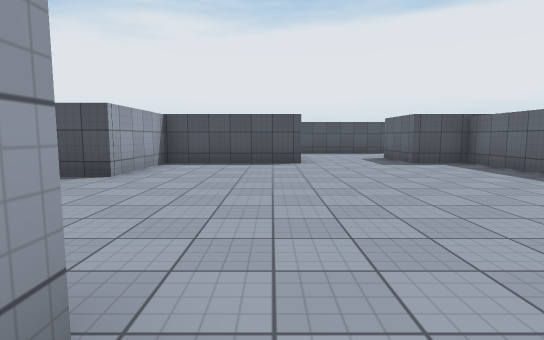
view 1 (above)

24 first-person views from a walk through a scene from a Unity 3-D project. The camera is 1.3 m above the floor, tilts 6° down and sees 80° across. The floor is counted in squares, 2 m on a side. Each view is taken from the middle of a square. On the plan, view 1 faces up. The plan holds only what a view shows up to about 10 squares ahead; the rest is blank. The player is left out. Surface patterns are stand-ins for the level's own textures.

view 2
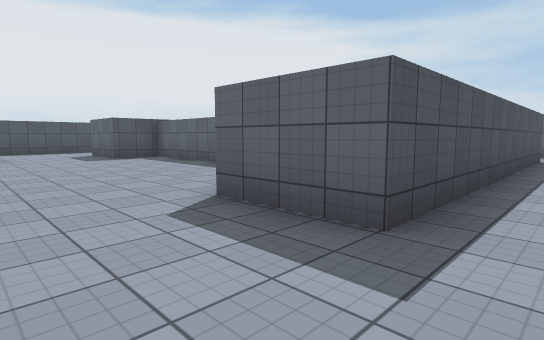

view 3
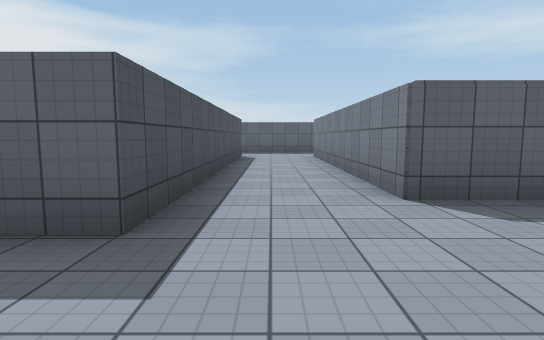

view 4
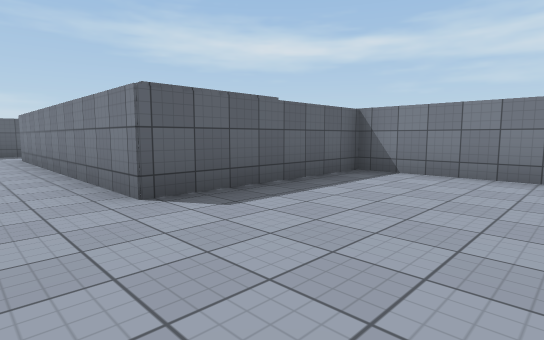

view 5
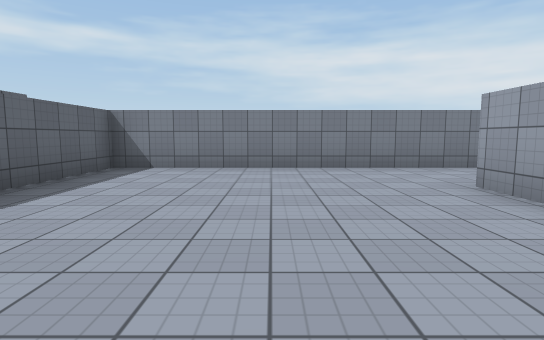

view 6
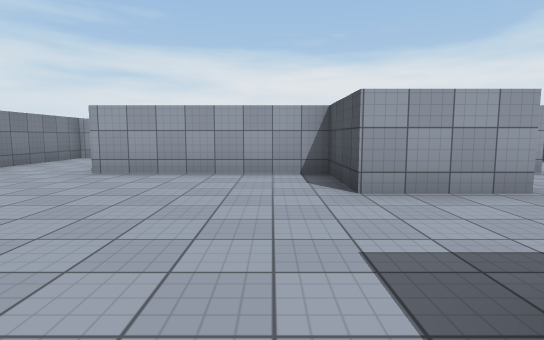

view 7
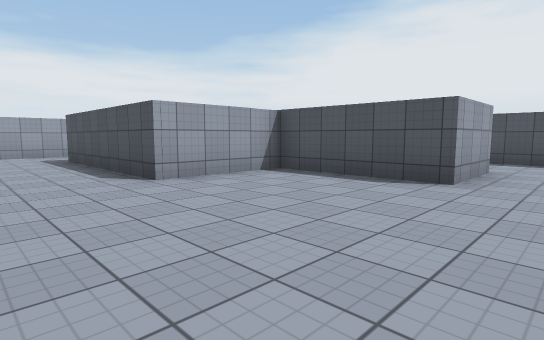

view 8
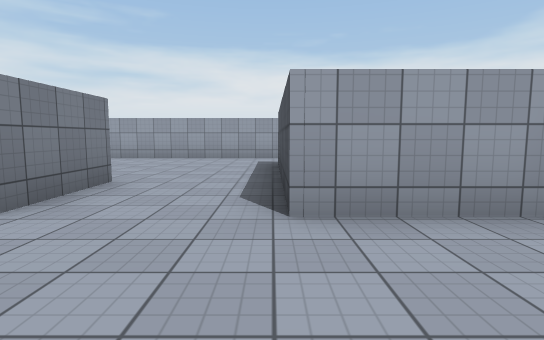

view 9
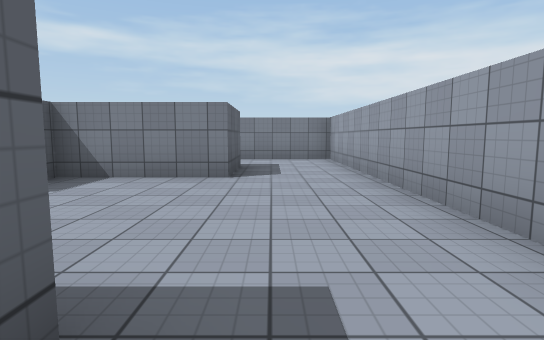

view 10
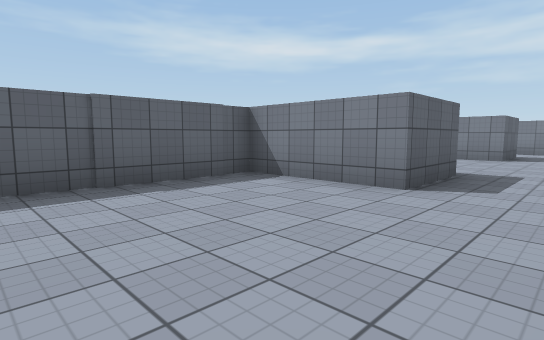

view 11
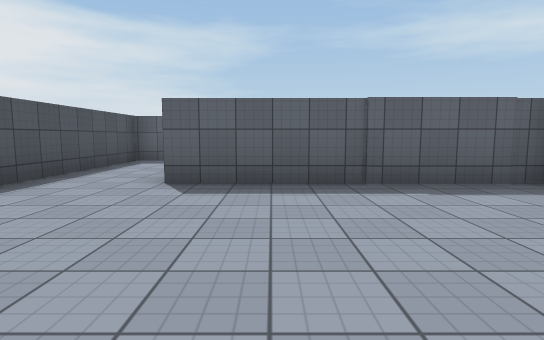

view 12
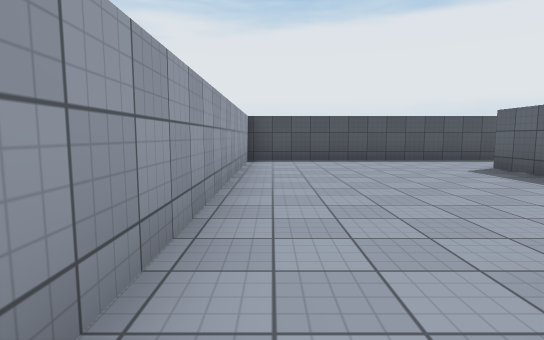

view 13
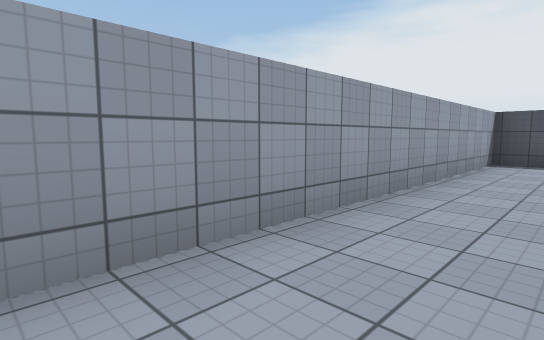

view 14
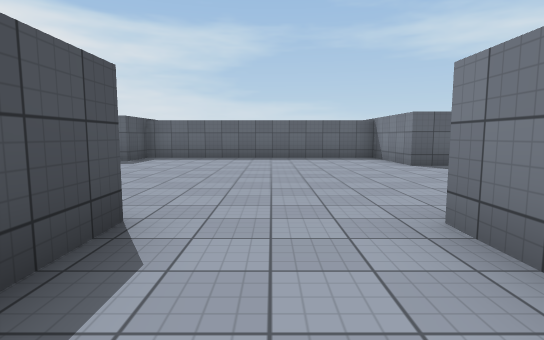

view 15
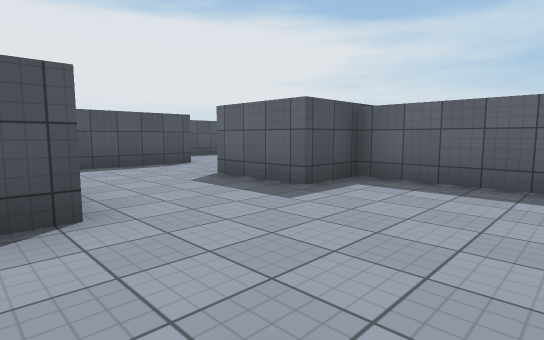

view 16
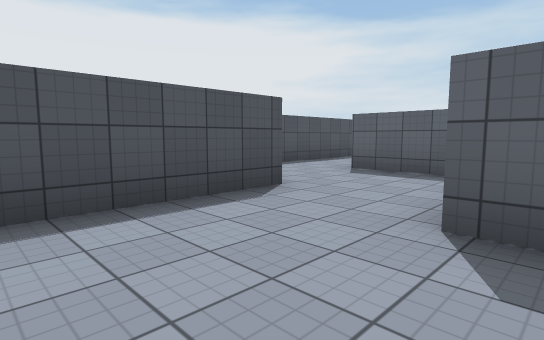

view 17
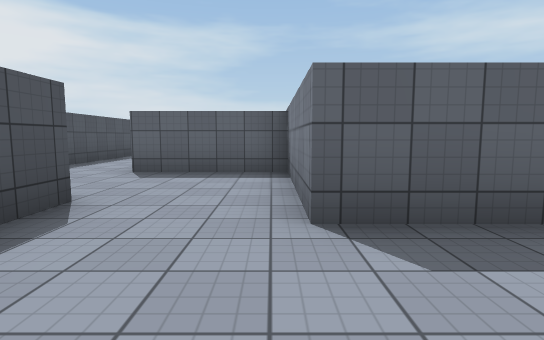

view 18
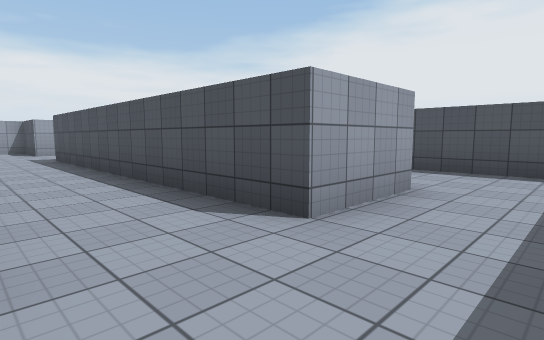

view 19
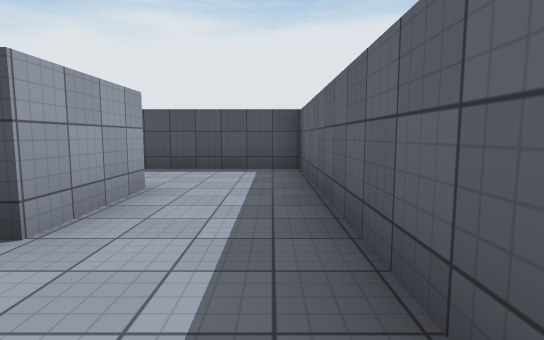

view 20
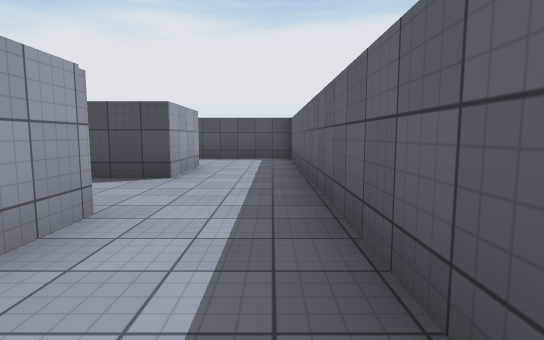

view 21
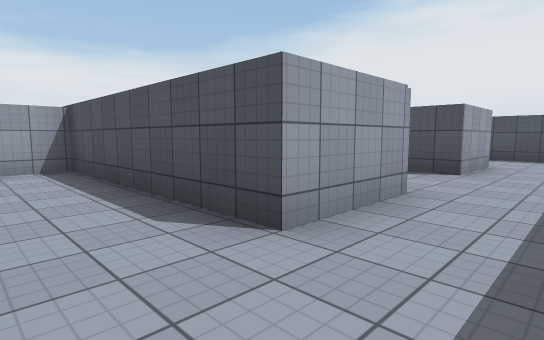

view 22
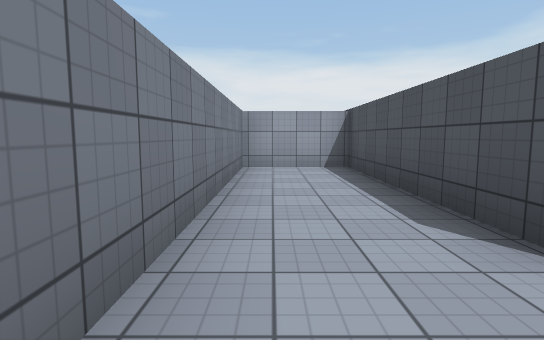

view 23
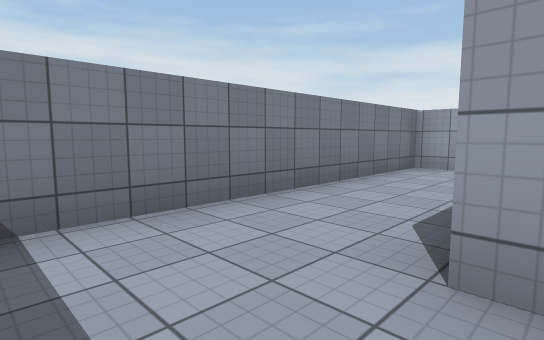

view 24
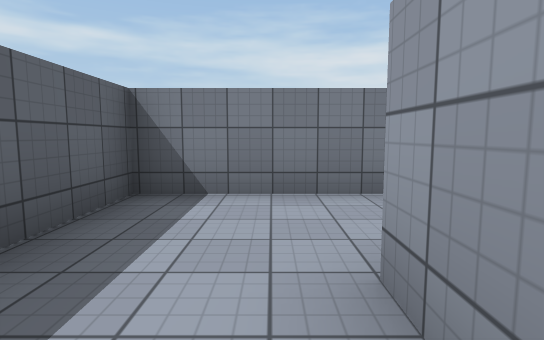

### Floor plan
Ten units are one square. View 1 is at (0, 0); x grows to the right and y downward. Boxes are objects, and circles mark ways between rooms. Rooms are numbered by the first view taken in them; rooms with no view inside come last. Other rooms are left out.
<svg viewBox="-101 -151 232 232">
<path fill="none" stroke="#000" d="M105 -10 105 10 21 10 21 -10M-6 -10 -6 10 -26 10 -26 52M126 56 126 -34 94 -34M-26 76 34 76 34 33 105 33 105 54M-46 -27 -26 -27M7 -98 7 -77 -26 -77 -26 -51 -74 -51M21 -10 47 -10 47 -77 34 -77 34 -97 46 -97M-96 -54 -96 31 -71 31M-74 11 -74 -10 -45 -10M42 -120 1 -120M-25 -146 -96 -146 -96 -54M-74 -51 -74 -71 -46 -71 -46 -125M105 54 52 54 52 76 126 76 126 56"/>
<circle cx="5" cy="-15" r="3" fill="#2a7"/>
<circle cx="115" cy="45" r="3" fill="#2a7"/>
<circle cx="-85" cy="-65" r="3" fill="#2a7"/>
<text x="50" y="30">1</text>
<text x="-20" y="-50">2</text>
<text x="-70" y="-110">3</text>
<text x="90" y="60">4</text>
</svg>
Room 1 opens to room 2. Room 1 opens to room 4. Room 2 opens to room 3.

Where each view was taken, in squares from view 1:
view 1: 0 up, 0 right, facing up
view 2: 2 down, 0 right, facing up-right
view 3: 2 down, 0 right, facing right
view 4: 2 down, 0 right, facing down-right
view 5: 1 down, 0 right, facing down
view 6: 2 down, 3 right, facing left
view 7: 3 up, 2 right, facing up-left
view 8: 5 up, 0 right, facing left
view 9: 6 up, 8 left, facing down
view 10: 11 up, 9 left, facing down-right
view 11: 11 up, 9 left, facing right
view 12: 6 up, 9 left, facing up
view 13: 6 up, 8 left, facing up-left
view 14: 4 up, 5 left, facing right
view 15: 5 up, 0 right, facing up-right
view 16: 9 up, 1 right, facing up-right
view 17: 10 up, 1 right, facing right
view 18: 3 down, 12 right, facing up-left
view 19: 3 down, 12 right, facing up
view 20: 6 down, 12 right, facing up
view 21: 7 down, 12 right, facing up-left
view 22: 7 down, 12 right, facing left
view 23: 5 down, 12 right, facing down-left
view 24: 4 down, 11 right, facing down
